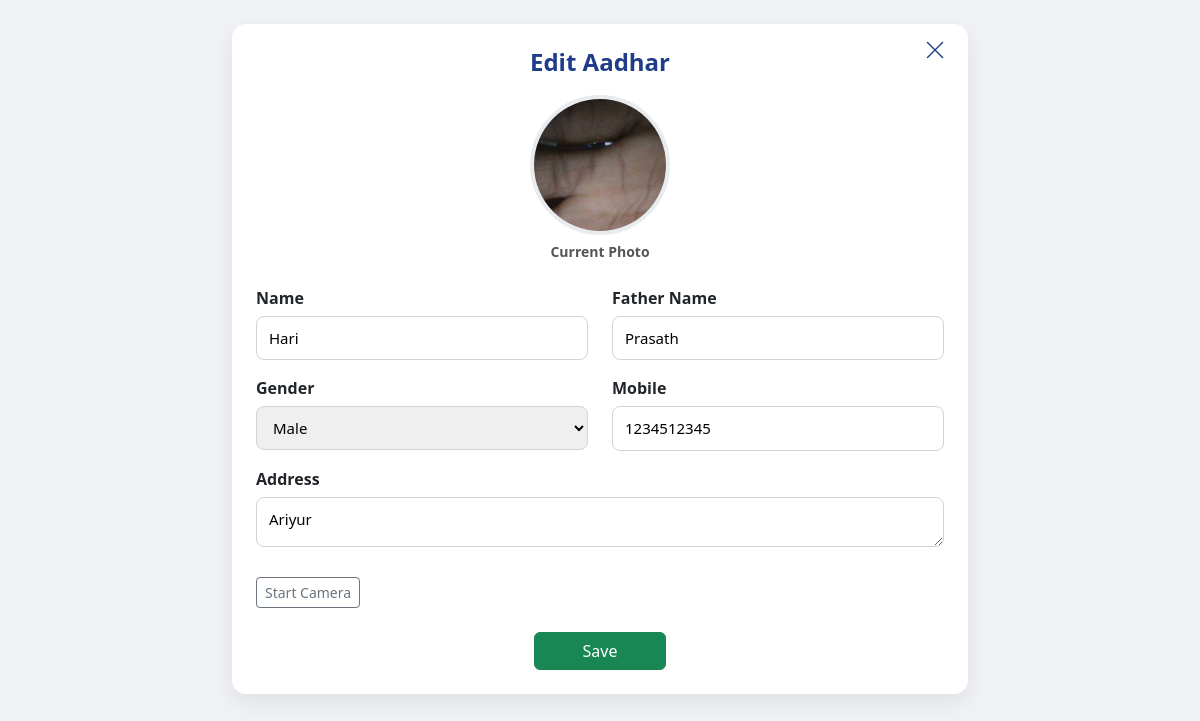
Screenshot of /aadhar/1/edit/ with the database file from the repository.
### Aadhar_App/models.py (models this page shows, shortened)
class Aadhar(models.Model):
    name = models.CharField(max_length=100)
    father_name = models.CharField(max_length=100)
    gender = models.CharField(max_length=10, choices=GENDER_CHOICES)
    dob = models.DateField()
    address = models.TextField()
    mobile = models.CharField(max_length=10)
    aadhar_no = models.CharField(max_length=19, unique=True)  # 4-4-4-4 format
    photo = models.ImageField(upload_to='aadhar_photo_path')
    created_at = models.DateTimeField(auto_now_add=True)

### Aadhar_App/views.py (the view)
# urls.py: path('<int:pk>/edit/', views.aadhar_edit, name='aadhar_edit'),
def aadhar_edit(request, pk):
    a = get_object_or_404(Aadhar, pk=pk)
    if request.method == 'POST':
        form = AadharEditForm(request.POST, request.FILES, instance=a)
        if form.is_valid():
            a = form.save(commit=False)
            photo_data = request.POST.get('photo_data')
            if photo_data:
                fmt, imgstr = photo_data.split(';base64,')
                ext = fmt.split('/')[-1]
                a.photo.save(
                    f"aadhar_{uuid.uuid4()}.{ext}",
                    ContentFile(base64.b64decode(imgstr)),
                    save=False
                )
            a.save()
            if hasattr(a, 'pan'):
                pan = a.pan
                pan.name = a.name
                pan.father_name = a.father_name
                pan.address = a.address
                pan.mobile = a.mobile
                pan.gender = a.gender
                pan.save()
            DigitalCustomer.objects.filter(
                aadhar__aadhar_no=a.aadhar_no
            ).update(
                mobile=a.mobile,
                gender=a.gender
            )
            YourCustomer.objects.filter(
                aadhar__aadhar_no=a.aadhar_no
            ).update(
                mobile=a.mobile,
                gender=a.gender
            )
            return redirect('aadhar_detail', pk=a.pk)
    else:
        form = AadharEditForm(instance=a)
    return render(request, 'aadhar_app/aadhar_edit.html', {
        'form': form,
        'a': a
    })

### Aadhar_App/forms.py
class AadharEditForm(forms.ModelForm):
    class Meta:
        model = Aadhar
        fields = ['name', 'father_name', 'gender', 'address', 'mobile', 'photo']

### Aadhar_App/templates/aadhar_app/aadhar_edit.html (shortened to what this page needs)
{% extends 'aadhar_app/base.html' %}
{% block content %}
<div class="container py-4">
 <div class="row justify-content-center">
  <div class="col-lg-8 col-md-10 col-sm-12">
   <div class="a-card">
    <h4 class="a-title">Edit Aadhar</h4>
     <div class="edit-actions">
  <button type="button" id="closeBtn" title="Close">
    <i class="bi bi-x-lg"></i>
  </button>
</div>
    <div class="profile-row" id="imageRow">
      {% if a.photo %}
      <div class="profile-box" id="oldBox">
        <img src="{{ a.photo.url }}" class="profile-img" id="oldPhoto">
        <div class="profile-label">Current Photo</div>
      </div>
      {% endif %}
    </div>
    <form method="post" enctype="multipart/form-data" id="editForm">
     <div class="row">
      <div class="col-md-6 form-group">
       <label>Name</label>
       {{ form.name }}
      </div>
      <div class="col-md-6 form-group">
       <label>Father Name</label>
       {{ form.father_name }}
      </div>
      <div class="col-md-6 form-group">
       <label>Gender</label>
       {{ form.gender }}
      </div>
      <div class="col-md-6 form-group">
       <label>Mobile</label>
       {{ form.mobile }}
      </div>
      <div class="col-12 form-group">
       <label>Address</label>
       {{ form.address }}
      </div>
     </div>
     <div class="mt-2">
      <button type="button" id="toggleCam" class="btn btn-outline-secondary btn-sm">
        Start Camera
      </button>
     </div>
     <div class="text-center mt-4">
      <button type="button" id="saveBtn" class="btn btn-success px-5">Save</button>
     </div>
    </form>
   </div>
  </div>
 </div>
</div>
{% endblock %}

### Aadhar_App/templates/aadhar_app/aadhar_edit.html (style rules this page uses)
.a-card { background:#fff; border-radius:14px; padding:24px; box-shadow:0 8px 24px rgba(0,0,0,.08); }
.a-title { text-align:center; color:#1f3c88; font-weight:600; margin-bottom:10px; }
.edit-actions { position:absolute; top:8px; right:16px; display:flex; gap:12px; }
.edit-actions button { background:none; border:none; font-size:22px; cursor:pointer; color:#1f3c88; }
.a-card { position:relative; }
.profile-row { display:flex; justify-content:center; gap:24px; margin:18px 0 24px; flex-wrap:wrap; }
.profile-box { text-align:center; }
.profile-img { width:140px; height:140px; border-radius:50%; object-fit:cover; border:4px solid #e9ecef; }
.profile-label { font-size:14px; font-weight:600; margin-top:6px; color:#555; }
.form-group { margin-bottom:16px; }
.form-group label { display:block; font-weight:600; margin-bottom:6px; }
.form-group input, .form-group select, .form-group textarea { width:100%; padding:10px 12px; border-radius:8px; border:1px solid #ced4da; font-size:15px; }
.form-group textarea { height:50px; min-height:50px; resize:vertical; }

### rows the page displays
Aadhar: photo (picture), name "Hari", father_name "Prasath", gender "Male", mobile "1234512345", address "Ariyur"
